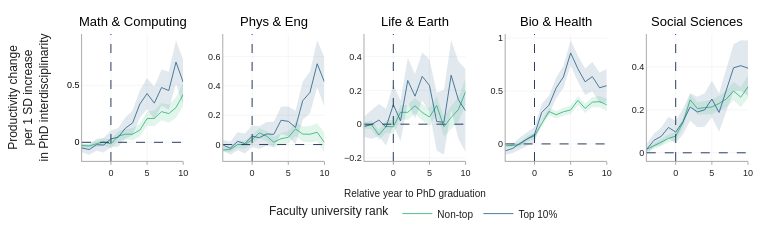

Notebook code cell kept with this figure:
### Code cell
# plot
groupvar, group = "phd_community", list(community_names.keys())
titles = [name for name in community_names.values()]

fig = make_subplots(
    rows=1,
    cols=5,
    subplot_titles=titles,
    vertical_spacing=0.15,
    horizontal_spacing=0.06,
)
names = ["Non-top", f"Top {r}%"]
colors = generate_gradient_colors(2)

for i, domain in enumerate(group):
    for j, top in enumerate(range(2)):

        t1_domain = data.query(f"{groupvar} == @domain and is_top == @top")
        t1 = t1_domain.dropna()

        x = tau_range
        y1 = t1["coef"].to_numpy()
        y1_upper, y1_lower = (
            t1["ci_low"].to_numpy(),
            t1["ci_high"].to_numpy(),
        )

        fig = add_lines_with_errorband(
            fig,
            x,
            y1,
            y1_upper,
            y1_lower,
            name=names[j],
            color=colors[j],
            line_alpha=0.85,
            band_alpha=0.14,
            showlegend=True if i == 0 else False,
            row=1,
            col=i % 5 + 1,
        )

# Update layout for subplot spacing and axes titles
fig.update_layout(
    width=780,
    height=210,
    paper_bgcolor="white",
    plot_bgcolor="white",
    font=dict(family="Arial", size=10, color="rgba(30,30,30,1)"),
    margin=dict(l=52, r=32, t=34, b=56),
)

fig.update_xaxes(
    showgrid=True,
    gridcolor="rgba(0,0,0,0.08)",
    gridwidth=0.5,
    showline=True,
    linecolor="rgba(60,60,60,0.55)",
    linewidth=0.8,
    ticks="outside",
    ticklen=3,
    tickwidth=0.8,
    tickcolor="rgba(60,60,60,0.55)",
    tickfont=dict(size=9),
    zeroline=False,
)
fig.update_yaxes(
    showgrid=True,
    gridcolor="rgba(0,0,0,0.08)",
    gridwidth=0.5,
    showline=True,
    linecolor="rgba(60,60,60,0.55)",
    linewidth=0.8,
    tickfont=dict(size=9),
    zeroline=False,
)
# update legend title
fig.update_layout(
    legend=dict(
        title="Faculty university rank",
        orientation="h",
        yanchor="top",
        y=-0.3,
        yref="paper",
        xanchor="center",
        x=0.5,
        xref="paper",
    )
)
fig.update_yaxes(
    title=dict(text="Productivity change<br>per 1 SD increase<br>in PhD interdisciplinarity"),
    tickfont=dict(color="black"),
    col=1,
)

# zeroline
fig.add_vline(x=0, line=dict(dash="dash", width=1))
fig.add_hline(y=0, line=dict(dash="dash", width=1))

# Update layout to include super x and y labels
fig.update_xaxes(title=dict(text=None, standoff=0))

for ann in fig.layout.annotations:
    ann.font = dict(size=13, color="black")
    ann.y = 1.02

fig.add_annotation(
    text="Relative year to PhD graduation",
    x=0.5,
    y=-0.2,
    showarrow=False,
    xref="paper",
    xanchor="center",
    yref="paper",
    yanchor="top",
    font=dict(size=10),
)

fig.show()
fig.write_image("fig5a.svg", width=780, height=210)

### Figure 1 — Plotly figure (JSON) as saved in the notebook; plotly's stock layout.template omitted (floating-point values rounded to 4 significant figures)
{"data": [{"line": {"color": "rgba(53, 183, 120, 0.85)", "width": 1}, "mode": "lines", "name": "Non-top", "showlegend": true, "type": "scatter", "x": [-4, -3, -2, -1, 0, 1, 2, 3, 4, 5, 6, 7, 8, 9, 10], "xaxis": "x", "y": [-0.02874, -0.03216, -0.01268, 0.002663, -0.01398, 0.05444, 0.07119, 0.07131, 0.1068, 0.2075, 0.2095, 0.269, 0.2514, 0.3047, 0.42], "yaxis": "y"}, {"fill": "toself", "fillcolor": "rgba(53, 183, 120, 0.14)", "line": {"color": "rgba(255,255,255,0)"}, "showlegend": false, "type": "scatter", "x": [-4, -3, -2, -1, 0, 1, 2, 3, 4, 5, 6, 7, 8, 9, 10, 10, 9, 8, 7, 6, 5, 4, 3, 2, 1, 0, -1, -2, -3, -4], "xaxis": "x", "y": [-0.01171, -0.01118, 0.0136, 0.03569, 0.0242, 0.09775, 0.1183, 0.1239, 0.1629, 0.2704, 0.2788, 0.3438, 0.3304, 0.3941, 0.5213, 0.3187, 0.2153, 0.1723, 0.1943, 0.1402, 0.1445, 0.05065, 0.01868, 0.0241, 0.01113, -0.05216, -0.03036, -0.03896, -0.05314, -0.04576], "yaxis": "y"}, {"line": {"color": "rgba(48, 103, 141, 0.85)", "width": 1}, "mode": "lines", "name": "Top 10%", "showlegend": true, "type": "scatter", "x": [-4, -3, -2, -1, 0, 1, 2, 3, 4, 5, 6, 7, 8, 9, 10], "xaxis": "x", "y": [-0.05011, -0.06372, -0.02122, -0.02424, 0.03037, 0.04375, 0.1237, 0.1699, 0.336, 0.4274, 0.3433, 0.4803, 0.4535, 0.7033, 0.5261], "yaxis": "y"}, {"fill": "toself", "fillcolor": "rgba(48, 103, 141, 0.14)", "line": {"color": "rgba(255,255,255,0)"}, "showlegend": false, "type": "scatter", "x": [-4, -3, -2, -1, 0, 1, 2, 3, 4, 5, 6, 7, 8, 9, 10, 10, 9, 8, 7, 6, 5, 4, 3, 2, 1, 0, -1, -2, -3, -4], "xaxis": "x", "y": [-0.01351, -0.01915, 0.03197, 0.04077, 0.1035, 0.1256, 0.2166, 0.2781, 0.4569, 0.5637, 0.4867, 0.6391, 0.6186, 0.8938, 0.7254, 0.3268, 0.5128, 0.2884, 0.3214, 0.1999, 0.291, 0.2151, 0.06173, 0.03079, -0.03806, -0.0428, -0.08924, -0.07442, -0.1083, -0.08672], "yaxis": "y"}, {"line": {"color": "rgba(53, 183, 120, 0.85)", "width": 1}, "mode": "lines", "name": "Non-top", "showlegend": false, "type": "scatter", "x": [-4, -3, -2, -1, 0, 1, 2, 3, 4, 5, 6, 7, 8, 9, 10], "xaxis": "x2", "y": [-0.03725, -0.03262, 0.0002591, -0.0007418, 0.03318, 0.07958, 0.05744, 0.01626, 0.03984, 0.04944, 0.1066, 0.07142, 0.0704, 0.08402, 0.01399], "yaxis": "y2"}, {"fill": "toself", "fillcolor": "rgba(53, 183, 120, 0.14)", "line": {"color": "rgba(255,255,255,0)"}, "showlegend": false, "type": "scatter", "x": [-4, -3, -2, -1, 0, 1, 2, 3, 4, 5, 6, 7, 8, 9, 10, 10, 9, 8, 7, 6, 5, 4, 3, 2, 1, 0, -1, -2, -3, -4], "xaxis": "x2", "y": [-0.02227, -0.01359, 0.02425, 0.02786, 0.06538, 0.1137, 0.09268, 0.05296, 0.07898, 0.0925, 0.1543, 0.1228, 0.1265, 0.1455, 0.08101, -0.05303, 0.02249, 0.01432, 0.02007, 0.05899, 0.006385, 0.0007063, -0.02044, 0.02219, 0.04547, 0.0009736, -0.02935, -0.02373, -0.05165, -0.05223], "yaxis": "y2"}, {"line": {"color": "rgba(48, 103, 141, 0.85)", "width": 1}, "mode": "lines", "name": "Top 10%", "showlegend": false, "type": "scatter", "x": [-4, -3, -2, -1, 0, 1, 2, 3, 4, 5, 6, 7, 8, 9, 10], "xaxis": "x2", "y": [-0.004713, -0.02443, 0.02234, 0.006584, 0.05701, 0.04653, 0.0724, 0.06964, 0.1657, 0.1584, 0.1167, 0.2994, 0.3558, 0.5516, 0.4274], "yaxis": "y2"}, {"fill": "toself", "fillcolor": "rgba(48, 103, 141, 0.14)", "line": {"color": "rgba(255,255,255,0)"}, "showlegend": false, "type": "scatter", "x": [-4, -3, -2, -1, 0, 1, 2, 3, 4, 5, 6, 7, 8, 9, 10, 10, 9, 8, 7, 6, 5, 4, 3, 2, 1, 0, -1, -2, -3, -4], "xaxis": "x2", "y": [0.0304, 0.02007, 0.08322, 0.07473, 0.1302, 0.1242, 0.1536, 0.1559, 0.259, 0.2603, 0.2305, 0.4303, 0.4974, 0.7113, 0.5958, 0.2589, 0.3919, 0.2142, 0.1685, 0.002901, 0.0565, 0.07242, -0.0166, -0.008802, -0.03117, -0.0162, -0.06156, -0.03854, -0.06893, -0.03982], "yaxis": "y2"}, {"line": {"color": "rgba(53, 183, 120, 0.85)", "width": 1}, "mode": "lines", "name": "Non-top", "showlegend": false, "type": "scatter", "x": [-4, -3, -2, -1, 0, 1, 2, 3, 4, 5, 6, 7, 8, 9, 10], "xaxis": "x3", "y": [-0.006799, -0.00372, -0.06418, -0.01335, -0.01581, 0.07021, 0.07028, 0.109, 0.06951, 0.04243, 0.1105, -0.01565, 0.04006, 0.08594, 0.194], "yaxis": "y3"}, {"fill": "toself", "fillcolor": "rgba(53, 183, 120, 0.14)", "line": {"color": "rgba(255,255,255,0)"}, "showlegend": false, "type": "scatter", "x": [-4, -3, -2, -1, 0, 1, 2, 3, 4, 5, 6, 7, 8, 9, 10, 10, 9, 8, 7, 6, 5, 4, 3, 2, 1, 0, -1, -2, -3, -4], "xaxis": "x3", "y": [0.01329, 0.02198, -0.03256, 0.02374, 0.02475, 0.1126, 0.1145, 0.1547, 0.1176, 0.09308, 0.1661, 0.04521, 0.107, 0.1587, 0.2739, 0.1141, 0.01314, -0.02684, -0.07652, 0.05502, -0.008228, 0.02146, 0.06322, 0.02605, 0.02783, -0.05637, -0.05043, -0.0958, -0.02942, -0.02689], "yaxis": "y3"}, {"line": {"color": "rgba(48, 103, 141, 0.85)", "width": 1}, "mode": "lines", "name": "Top 10%", "showlegend": false, "type": "scatter", "x": [-4, -3, -2, -1, 0, 1, 2, 3, 4, 5, 6, 7, 8, 9, 10], "xaxis": "x3", "y": [-0.01426, -0.001388, 0.02416, -0.01763, 0.1153, 0.01975, 0.2588, 0.1657, 0.2829, 0.2295, 0.01585, 0.01128, 0.2898, 0.1445, 0.07881], "yaxis": "y3"}, {"fill": "toself", "fillcolor": "rgba(48, 103, 141, 0.14)", "line": {"color": "rgba(255,255,255,0)"}, "showlegend": false, "type": "scatter", "x": [-4, -3, -2, -1, 0, 1, 2, 3, 4, 5, 6, 7, 8, 9, 10, 10, 9, 8, 7, 6, 5, 4, 3, 2, 1, 0, -1, -2, -3, -4], "xaxis": "x3", "y": [0.0472, 0.08361, 0.1197, 0.09159, 0.2365, 0.14, 0.3922, 0.2974, 0.426, 0.3834, 0.1876, 0.203, 0.4964, 0.3747, 0.3257, -0.1681, -0.08575, 0.08329, -0.1804, -0.1559, 0.07557, 0.1399, 0.03393, 0.1255, -0.1005, -0.005888, -0.1269, -0.07142, -0.08639, -0.07573], "yaxis": "y3"}, {"line": {"color": "rgba(53, 183, 120, 0.85)", "width": 1}, "mode": "lines", "name": "Non-top", "showlegend": false, "type": "scatter", "x": [-4, -3, -2, -1, 0, 1, 2, 3, 4, 5, 6, 7, 8, 9, 10], "xaxis": "x4", "y": [-0.01635, -0.01488, -0.003626, 0.04805, 0.07531, 0.1915, 0.3066, 0.2755, 0.3038, 0.3213, 0.4111, 0.3361, 0.3944, 0.3993, 0.3698], "yaxis": "y4"}, {"fill": "toself", "fillcolor": "rgba(53, 183, 120, 0.14)", "line": {"color": "rgba(255,255,255,0)"}, "showlegend": false, "type": "scatter", "x": [-4, -3, -2, -1, 0, 1, 2, 3, 4, 5, 6, 7, 8, 9, 10, 10, 9, 8, 7, 6, 5, 4, 3, 2, 1, 0, -1, -2, -3, -4], "xaxis": "x4", "y": [-0.0002566, 0.004305, 0.01868, 0.07423, 0.1051, 0.2234, 0.3415, 0.3117, 0.3418, 0.3614, 0.4535, 0.3808, 0.4435, 0.4529, 0.4277, 0.3119, 0.3457, 0.3454, 0.2914, 0.3686, 0.2811, 0.2658, 0.2393, 0.2717, 0.1596, 0.04556, 0.02187, -0.02593, -0.03406, -0.03243], "yaxis": "y4"}, {"line": {"color": "rgba(48, 103, 141, 0.85)", "width": 1}, "mode": "lines", "name": "Top 10%", "showlegend": false, "type": "scatter", "x": [-4, -3, -2, -1, 0, 1, 2, 3, 4, 5, 6, 7, 8, 9, 10], "xaxis": "x4", "y": [-0.06467, -0.04235, 0.005793, 0.04477, 0.08846, 0.2972, 0.3663, 0.5293, 0.6333, 0.8599, 0.7098, 0.5872, 0.6359, 0.5307, 0.5505], "yaxis": "y4"}, {"fill": "toself", "fillcolor": "rgba(48, 103, 141, 0.14)", "line": {"color": "rgba(255,255,255,0)"}, "showlegend": false, "type": "scatter", "x": [-4, -3, -2, -1, 0, 1, 2, 3, 4, 5, 6, 7, 8, 9, 10, 10, 9, 8, 7, 6, 5, 4, 3, 2, 1, 0, -1, -2, -3, -4], "xaxis": "x4", "y": [-0.02781, 0.001569, 0.06079, 0.1079, 0.1629, 0.3803, 0.4557, 0.6266, 0.7381, 0.9788, 0.8327, 0.7124, 0.7742, 0.6751, 0.7074, 0.3936, 0.3863, 0.4976, 0.4621, 0.587, 0.741, 0.5284, 0.432, 0.2769, 0.2142, 0.01406, -0.01834, -0.0492, -0.08626, -0.1015], "yaxis": "y4"}, {"line": {"color": "rgba(53, 183, 120, 0.85)", "width": 1}, "mode": "lines", "name": "Non-top", "showlegend": false, "type": "scatter", "x": [-4, -3, -2, -1, 0, 1, 2, 3, 4, 5, 6, 7, 8, 9, 10], "xaxis": "x5", "y": [0.0159, 0.03336, 0.04769, 0.0667, 0.07776, 0.1396, 0.2461, 0.206, 0.2099, 0.213, 0.2296, 0.25, 0.2874, 0.2587, 0.307], "yaxis": "y5"}, {"fill": "toself", "fillcolor": "rgba(53, 183, 120, 0.14)", "line": {"color": "rgba(255,255,255,0)"}, "showlegend": false, "type": "scatter", "x": [-4, -3, -2, -1, 0, 1, 2, 3, 4, 5, 6, 7, 8, 9, 10, 10, 9, 8, 7, 6, 5, 4, 3, 2, 1, 0, -1, -2, -3, -4], "xaxis": "x5", "y": [0.02577, 0.04585, 0.06334, 0.08563, 0.09923, 0.164, 0.2732, 0.2348, 0.2409, 0.2465, 0.2657, 0.2896, 0.3302, 0.3051, 0.3593, 0.2547, 0.2124, 0.2447, 0.2105, 0.1934, 0.1794, 0.1789, 0.1771, 0.2189, 0.1151, 0.05629, 0.04777, 0.03203, 0.02087, 0.00603], "yaxis": "y5"}, {"line": {"color": "rgba(48, 103, 141, 0.85)", "width": 1}, "mode": "lines", "name": "Top 10%", "showlegend": false, "type": "scatter", "x": [-4, -3, -2, -1, 0, 1, 2, 3, 4, 5, 6, 7, 8, 9, 10], "xaxis": "x5", "y": [0.01666, 0.05821, 0.07649, 0.1181, 0.09654, 0.1445, 0.2133, 0.19, 0.1995, 0.2503, 0.1875, 0.2926, 0.3951, 0.4056, 0.3935], "yaxis": "y5"}, {"fill": "toself", "fillcolor": "rgba(48, 103, 141, 0.14)", "line": {"color": "rgba(255,255,255,0)"}, "showlegend": false, "type": "scatter", "x": [-4, -3, -2, -1, 0, 1, 2, 3, 4, 5, 6, 7, 8, 9, 10, 10, 9, 8, 7, 6, 5, 4, 3, 2, 1, 0, -1, -2, -3, -4], "xaxis": "x5", "y": [0.04197, 0.08984, 0.1171, 0.168, 0.1491, 0.2035, 0.2778, 0.2607, 0.2774, 0.3357, 0.2772, 0.3915, 0.5053, 0.5231, 0.5227, 0.2644, 0.2881, 0.2849, 0.1938, 0.09787, 0.1649, 0.1216, 0.1193, 0.1488, 0.08546, 0.04395, 0.06811, 0.0359, 0.02658, -0.008662], "yaxis": "y5"}], "layout": {"annotations": [{"font": {"color": "black", "size": 13}, "showarrow": false, "text": "Math & Computing", "x": 0.076, "xanchor": "center", "xref": "paper", "y": 1.02, "yanchor": "bottom", "yref": "paper"}, {"font": {"color": "black", "size": 13}, "showarrow": false, "text": "Phys & Eng", "x": 0.288, "xanchor": "center", "xref": "paper", "y": 1.02, "yanchor": "bottom", "yref": "paper"}, {"font": {"color": "black", "size": 13}, "showarrow": false, "text": "Life & Earth", "x": 0.5, "xanchor": "center", "xref": "paper", "y": 1.02, "yanchor": "bottom", "yref": "paper"}, {"font": {"color": "black", "size": 13}, "showarrow": false, "text": "Bio & Health", "x": 0.712, "xanchor": "center", "xref": "paper", "y": 1.02, "yanchor": "bottom", "yref": "paper"}, {"font": {"color": "black", "size": 13}, "showarrow": false, "text": "Social Sciences", "x": 0.924, "xanchor": "center", "xref": "paper", "y": 1.02, "yanchor": "bottom", "yref": "paper"}, {"font": {"size": 10}, "showarrow": false, "text": "Relative year to PhD graduation", "x": 0.5, "xanchor": "center", "xref": "paper", "y": -0.2, "yanchor": "top", "yref": "paper"}], "font": {"color": "rgba(30,30,30,1)", "family": "Arial", "size": 10}, "height": 210, "legend": {"orientation": "h", "title": {"text": "Faculty university rank"}, "x": 0.5, "xanchor": "center", "xref": "paper", "y": -0.3, "yanchor": "top", "yref": "paper"}, "margin": {"b": 56, "l": 52, "r": 32, "t": 34}, "paper_bgcolor": "white", "plot_bgcolor": "white", "shapes": [{"line": {"dash": "dash", "width": 1}, "type": "line", "x0": 0, "x1": 0, "xref": "x", "y0": 0, "y1": 1, "yref": "y domain"}, {"line": {"dash": "dash", "width": 1}, "type": "line", "x0": 0, "x1": 0, "xref": "x2", "y0": 0, "y1": 1, "yref": "y2 domain"}, {"line": {"dash": "dash", "width": 1}, "type": "line", "x0": 0, "x1": 0, "xref": "x3", "y0": 0, "y1": 1, "yref": "y3 domain"}, {"line": {"dash": "dash", "width": 1}, "type": "line", "x0": 0, "x1": 0, "xref": "x4", "y0": 0, "y1": 1, "yref": "y4 domain"}, {"line": {"dash": "dash", "width": 1}, "type": "line", "x0": 0, "x1": 0, "xref": "x5", "y0": 0, "y1": 1, "yref": "y5 domain"}, {"line": {"dash": "dash", "width": 1}, "type": "line", "x0": 0, "x1": 1, "xref": "x domain", "y0": 0, "y1": 0, "yref": "y"}, {"line": {"dash": "dash", "width": 1}, "type": "line", "x0": 0, "x1": 1, "xref": "x2 domain", "y0": 0, "y1": 0, "yref": "y2"}, {"line": {"dash": "dash", "width": 1}, "type": "line", "x0": 0, "x1": 1, "xref": "x3 domain", "y0": 0, "y1": 0, "yref": "y3"}, {"line": {"dash": "dash", "width": 1}, "type": "line", "x0": 0, "x1": 1, "xref": "x4 domain", "y0": 0, "y1": 0, "yref": "y4"}, {"line": {"dash": "dash", "width": 1}, "type": "line", "x0": 0, "x1": 1, "xref": "x5 domain", "y0": 0, "y1": 0, "yref": "y5"}], "width": 780, "xaxis": {"anchor": "y", "domain": [0, 0.152], "gridcolor": "rgba(0,0,0,0.08)", "gridwidth": 0.5, "linecolor": "rgba(60,60,60,0.55)", "linewidth": 0.8, "showgrid": true, "showline": true, "tickcolor": "rgba(60,60,60,0.55)", "tickfont": {"size": 9}, "ticklen": 3, "ticks": "outside", "tickwidth": 0.8, "title": {"standoff": 0}, "zeroline": false}, "xaxis2": {"anchor": "y2", "domain": [0.212, 0.364], "gridcolor": "rgba(0,0,0,0.08)", "gridwidth": 0.5, "linecolor": "rgba(60,60,60,0.55)", "linewidth": 0.8, "showgrid": true, "showline": true, "tickcolor": "rgba(60,60,60,0.55)", "tickfont": {"size": 9}, "ticklen": 3, "ticks": "outside", "tickwidth": 0.8, "title": {"standoff": 0}, "zeroline": false}, "xaxis3": {"anchor": "y3", "domain": [0.424, 0.576], "gridcolor": "rgba(0,0,0,0.08)", "gridwidth": 0.5, "linecolor": "rgba(60,60,60,0.55)", "linewidth": 0.8, "showgrid": true, "showline": true, "tickcolor": "rgba(60,60,60,0.55)", "tickfont": {"size": 9}, "ticklen": 3, "ticks": "outside", "tickwidth": 0.8, "title": {"standoff": 0}, "zeroline": false}, "xaxis4": {"anchor": "y4", "domain": [0.636, 0.788], "gridcolor": "rgba(0,0,0,0.08)", "gridwidth": 0.5, "linecolor": "rgba(60,60,60,0.55)", "linewidth": 0.8, "showgrid": true, "showline": true, "tickcolor": "rgba(60,60,60,0.55)", "tickfont": {"size": 9}, "ticklen": 3, "ticks": "outside", "tickwidth": 0.8, "title": {"standoff": 0}, "zeroline": false}, "xaxis5": {"anchor": "y5", "domain": [0.848, 1], "gridcolor": "rgba(0,0,0,0.08)", "gridwidth": 0.5, "linecolor": "rgba(60,60,60,0.55)", "linewidth": 0.8, "showgrid": true, "showline": true, "tickcolor": "rgba(60,60,60,0.55)", "tickfont": {"size": 9}, "ticklen": 3, "ticks": "outside", "tickwidth": 0.8, "title": {"standoff": 0}, "zeroline": false}, "yaxis": {"anchor": "x", "domain": [0, 1], "gridcolor": "rgba(0,0,0,0.08)", "gridwidth": 0.5, "linecolor": "rgba(60,60,60,0.55)", "linewidth": 0.8, "showgrid": true, "showline": true, "tickfont": {"color": "black", "size": 9}, "title": {"text": "Productivity change<br>per 1 SD increase<br>in PhD interdisciplinarity"}, "zeroline": false}, "yaxis2": {"anchor": "x2", "domain": [0, 1], "gridcolor": "rgba(0,0,0,0.08)", "gridwidth": 0.5, "linecolor": "rgba(60,60,60,0.55)", "linewidth": 0.8, "showgrid": true, "showline": true, "tickfont": {"size": 9}, "zeroline": false}, "yaxis3": {"anchor": "x3", "domain": [0, 1], "gridcolor": "rgba(0,0,0,0.08)", "gridwidth": 0.5, "linecolor": "rgba(60,60,60,0.55)", "linewidth": 0.8, "showgrid": true, "showline": true, "tickfont": {"size": 9}, "zeroline": false}, "yaxis4": {"anchor": "x4", "domain": [0, 1], "gridcolor": "rgba(0,0,0,0.08)", "gridwidth": 0.5, "linecolor": "rgba(60,60,60,0.55)", "linewidth": 0.8, "showgrid": true, "showline": true, "tickfont": {"size": 9}, "zeroline": false}, "yaxis5": {"anchor": "x5", "domain": [0, 1], "gridcolor": "rgba(0,0,0,0.08)", "gridwidth": 0.5, "linecolor": "rgba(60,60,60,0.55)", "linewidth": 0.8, "showgrid": true, "showline": true, "tickfont": {"size": 9}, "zeroline": false}}}
